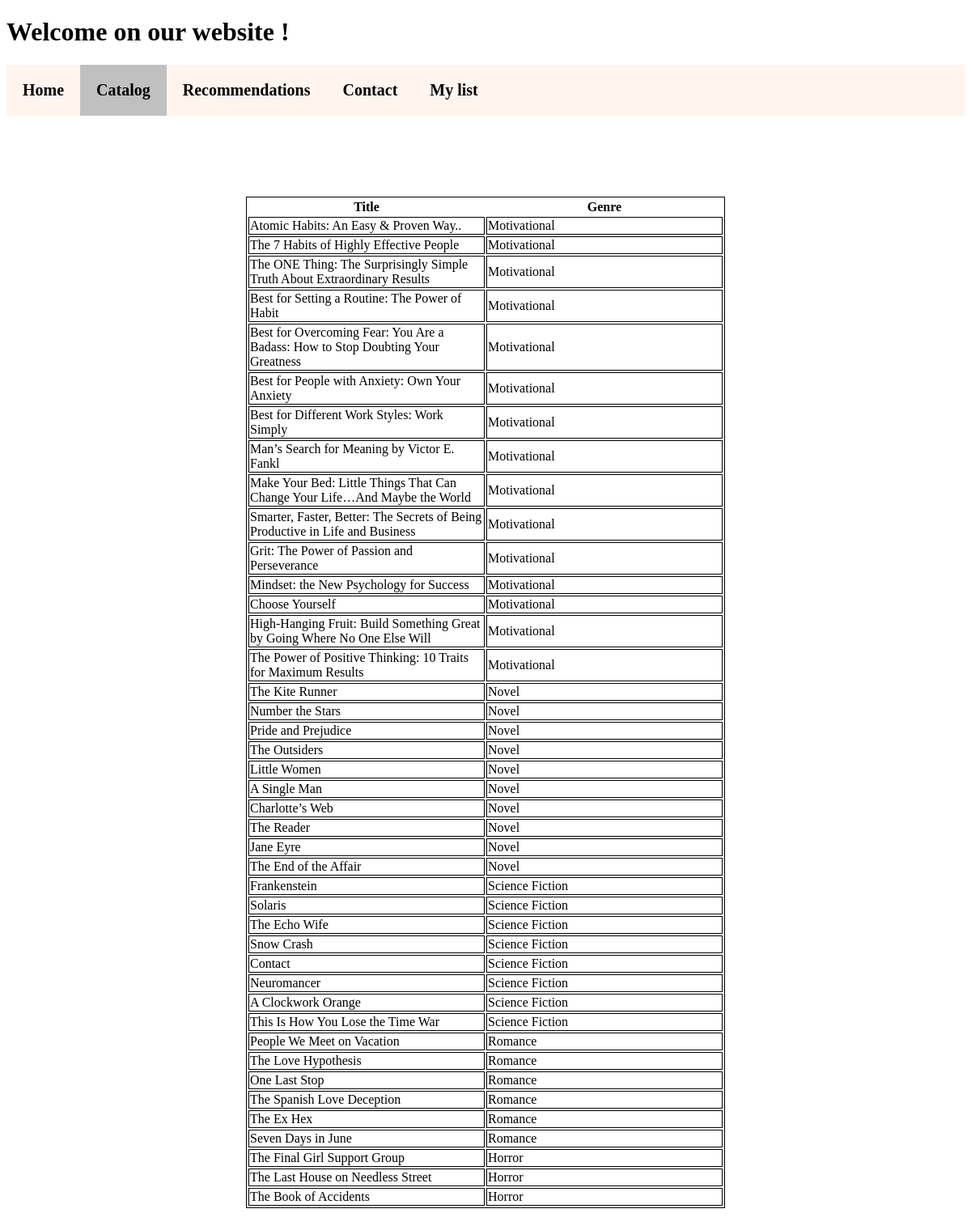
Page /catalog/ on the committed database.
### books/models.py (models this page shows)
class Genre(models.Model):
    title = models.CharField(max_length=64, primary_key=True)
    genre = models.CharField(max_length=32)

### books/views.py (the view)
# urls.py: path('catalog/', CatalogView.as_view(), name='catalog'),
class CatalogView(View):
    def get(self, request):
        genre = Genre.objects.all()
        return render(request, 'catalog.html', context={"genre": genre})

### books/templates/catalog.html (shortened to what this page needs)
<!DOCTYPE html>
<html lang="en">
<head>
    <link rel="stylesheet" href=/static/css/catalog.css?{% now "U" %}">
</head>
<body>
<div class="flex-container">
    <div id="first">
        <h1>Welcome on our website !</h1>
    </div>
<div class="navbar">
    <a href="/home"> Home </a>
    <a class="active" href="/catalog"> Catalog </a>
    <a href="/recommendation"> Recommendations </a>
    <a href="/contact"> Contact </a>
    <a href="/list"> My list </a>
</div>
<table>
  <tr>
    <th>Title </th>
    <th>Genre </th>
  </tr>
{% for i in genre %}
    <tr>
    <td> {{ i.title }} </td>
    <td> {{ i.genre }} </td>
    </tr>
{% endfor %}
</table>
</body>
</html>

### books/static/css/catalog.css (style rules this page uses)
.navbar { width: 100%; background-color: seashell; overflow: auto; display: block; }
.navbar a { float: left; text-align: center; padding: 20px; color: black; text-decoration: none; font-size: 20px; font-weight: bold; }
.active { background-color: silver; }
table, tr, td { width: 50%; margin-left: auto; margin-right: auto; margin-top: 100px; margin-bottom: 100px; border: 1px solid #000; }

### rows in the picture
Genre: title "Atomic Habits: An Easy & Proven Way..", genre "Motivational"
Genre: title "The 7 Habits of Highly Effective People", genre "Motivational"
Genre: title "The ONE Thing: The Surprisingly Simple Truth About Extraordinary Results", genre "Motivational"
Genre: title "Best for Setting a Routine: The Power of Habit", genre "Motivational"
Genre: title "Best for Overcoming Fear: You Are a Badass: How to Stop Doubting Your Greatness", genre "Motivational"
Genre: title "Best for People with Anxiety: Own Your Anxiety", genre "Motivational"
Genre: title "Best for Different Work Styles: Work Simply", genre "Motivational"
Genre: title "Man’s Search for Meaning by Victor E. Fankl", genre "Motivational"
Genre: title "Make Your Bed: Little Things That Can Change Your Life…And Maybe the World", genre "Motivational"
Genre: title "Smarter, Faster, Better: The Secrets of Being Productive in Life and Business", genre "Motivational"
Genre: title "Grit: The Power of Passion and Perseverance", genre "Motivational"
Genre: title "Mindset: the New Psychology for Success", genre "Motivational"
Genre: title "Choose Yourself", genre "Motivational"
Genre: title "High-Hanging Fruit: Build Something Great by Going Where No One Else Will", genre "Motivational"
Genre: title "The Power of Positive Thinking: 10 Traits for Maximum Results", genre "Motivational"
Genre: title "The Kite Runner", genre "Novel"
Genre: title "Number the Stars", genre "Novel"
Genre: title "Pride and Prejudice", genre "Novel"
Genre: title "The Outsiders", genre "Novel"
Genre: title "Little Women", genre "Novel"
Genre: title "A Single Man", genre "Novel"
Genre: title "Charlotte’s Web", genre "Novel"
Genre: title "The Reader", genre "Novel"
Genre: title "Jane Eyre", genre "Novel"
Genre: title "The End of the Affair", genre "Novel"
Genre: title "Frankenstein", genre "Science Fiction"
Genre: title "Solaris", genre "Science Fiction"
Genre: title "The Echo Wife", genre "Science Fiction"
Genre: title "Snow Crash", genre "Science Fiction"
Genre: title "Contact", genre "Science Fiction"
Genre: title "Neuromancer", genre "Science Fiction"
Genre: title "A Clockwork Orange", genre "Science Fiction"
Genre: title "This Is How You Lose the Time War", genre "Science Fiction"
Genre: title "People We Meet on Vacation", genre "Romance"
Genre: title "The Love Hypothesis", genre "Romance"
Genre: title "One Last Stop", genre "Romance"
Genre: title "The Spanish Love Deception", genre "Romance"
Genre: title "The Ex Hex", genre "Romance"
Genre: title "Seven Days in June", genre "Romance"
Genre: title "The Final Girl Support Group", genre "Horror"
Genre: title "The Last House on Needless Street", genre "Horror"
Genre: title "The Book of Accidents", genre "Horror"
